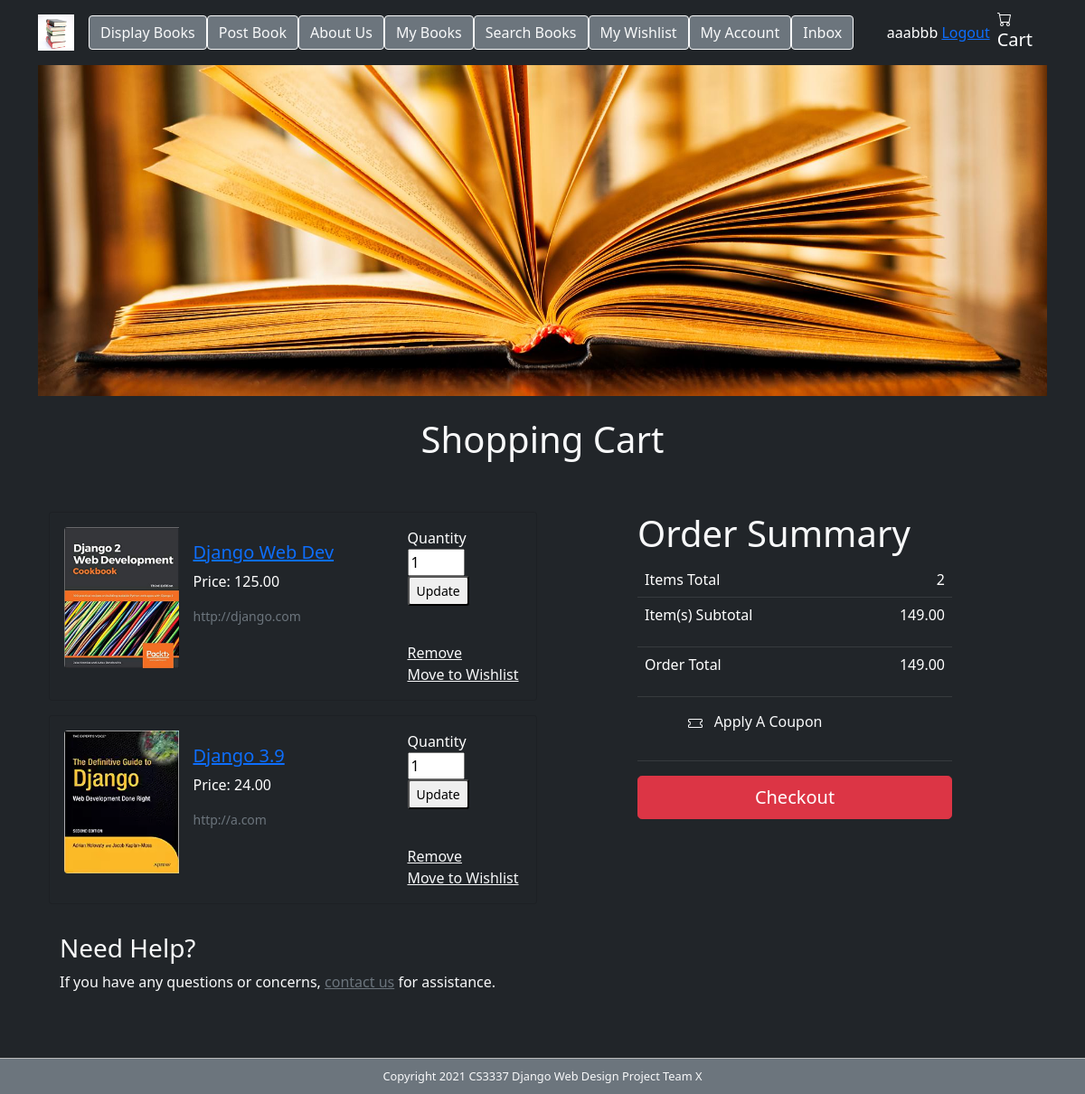
Screenshot of /shoppingcart (signed in) with the database file from the repository.
### bookMng/models.py (models this page shows, shortened)
class MainMenu(models.Model):
    item = models.CharField(max_length=200, unique=True)
    link = models.CharField(max_length=200, unique=True)

class CartItem(models.Model):
    book = models.ForeignKey(Book, blank=True, null=True, on_delete=models.CASCADE)
    username = models.ForeignKey(User, blank=True, null=True, on_delete=models.CASCADE)
    quantity = models.IntegerField(default=1)

class Book(models.Model):
    name = models.CharField(max_length=200)
    web = models.URLField(max_length=200)
    price = models.DecimalField(decimal_places=2, max_digits=6)
    publishdate = models.DateField(auto_now=True)
    picture = models.FileField(upload_to='bookEx/static/uploads')
    pic_path = models.CharField(max_length=300, editable=False, blank=True)
    username = models.ForeignKey(User, blank=True, null=True, on_delete=models.CASCADE)
    identification = models.CharField(max_length=200, default="")  # added

### bookMng/views.py (the view, shortened to what this page needs)
# urls.py: path('shoppingcart', views.shoppingcart, name='shoppingcart'),
@login_required(login_url=reverse_lazy('login'))
def shoppingcart(request):
    cart = CartItem.objects.all().filter(username=request.user)
    size = 0
    order_total = 0
    if 'couponcode' in request.POST:
        if request.POST.get('couponcode') == 'CS3337':
            order_total = order_total - 5
        if request.POST.get('couponcode') == 'holyfather':
            order_total = order_total - 69
    for c in cart:
        c.book.pic_path = c.book.picture.url[14:]
        size = size + c.quantity
        for n in range(1, c.quantity + 1):
            order_total = order_total + c.book.price
    return render(request,
                  'bookMng/shoppingcart.html',
                  {
                      'item_list': MainMenu.objects.all(),
                      'cart': cart,
                      'size': size,
                      'order_total': order_total,
                      'range': range(1, 6),
                  }
                  )

### bookEx/templates/bookMng/shoppingcart.html (shortened to what this page needs)
<link href="https://cdn.jsdelivr.net/npm/bootstrap@5.1.3/dist/css/bootstrap.min.css"
      rel="stylesheet"
 xmlns="http://www.w3.org/1999/html">
{% extends "base.html" %}
{% load static %}
{% block sidenav %}
    {% for item in item_list %}
        <li>
            <a href="{{ item.link}}">
                <button type="button" class="btn btn-secondary btn-outline-light">{{ item.item }}</button>
            </a>
        </li>
    {% endfor %}
{% endblock sidenav %}
{% block content %}
   <h1 align="center" class="pb-5 pt-4"> Shopping Cart  </h1>
  <div class="container">
  <div class="row">
      <div class="col-7">
    {% for item in cart %}
       <div class="card mb-3 text-white bg-dark " style="max-width: 540px; ">
           <div class="row g-0 p-3">
               <div class="col-md-3">
                   <img src="{% static item.book.pic_path %}" class="img-fluid rounded-start" alt="...">
               </div>
               <div class="col-md-6">
                   <div class="card-body">
                       <h5 class="card-title"><a href="book_detail/{{ item.book.id }}"> {{ item.book.name }}</a></h5>
                       <p class="card-text">Price: {{ item.book.price }}</p>
                       <p class="card-text"><small class="text-muted">{{ item.book.web }}</small></p>
                   </div>
               </div>
               <div class="col-md-3">
                   <form  action="shoppingcart?book_id={{ item.book.id }}" method="post">
                   Quantity
                   <br><input type="text" size="1px" name="quantity" value="{{ item.quantity }}"> <button class="btn-sm"> Update </button></input>
                   </form>
                   <br><a href="/shoppingcart_remove/{{ item.book.id }}" class="link-light"> Remove </a>
                   <br><a href="wishlist_add/{{ item.book.id }}" class="link-light"> Move to Wishlist</a>
               </div>
           </div>
       </div>
    {% endfor %}
          </div>
    <div class="col-4">
      <div  style="max-width: 540px; ">
          <h1>Order Summary </h1>
          <table align="center" class="table  table-dark " width="600">
                <tr>
                        <td>
                            Items Total
                        </td>
                        <td align="right">
                            {{ size }}
                        </td>
                </tr>
                <tr>
                        <td>
                            <p>Item(s) Subtotal </p>
                        </td>
                        <td align="right">
                            {{ order_total }}
                        </td>
                </tr>
                <tr>
                        <td>
                            <p>Order Total <br> </p>
                        </td>
                        <td align="right">
                            {{ order_total }}
                        </td>
                </tr>
                <tr>
                        <td colspan="2">
                            <p>
                                <a class="btn text-light d-grid gap-2"  data-bs-toggle="collapse" href="#collapse" role="button" aria-expanded="false" aria-controls="collapse">
                                    <span>
                                      &nbsp; Apply A Coupon      &nbsp; &nbsp;&nbsp; &nbsp;&nbsp; &nbsp;&nbsp;&nbsp; &nbsp; &nbsp;&nbsp;&nbsp;&nbsp;&nbsp;&nbsp;  </span>
                                </a>
                            </p>
                        </td>
                </tr>
          </table>
          <div class="d-grid gap-2"><a href="#" class="btn btn-danger btn-lg" role="button">Checkout</a></div>
      </div>
    </div>
  </div>
  <div class="container">
      <p>
          <h3> Need Help?</h3>
            If you have any questions or concerns, <a href="aboutus" class="link-secondary">contact us</a> for assistance.
      </p>
  </div>
{% endblock content%}

### bookEx/templates/base.html (shortened to what this page needs)
<link href="https://cdn.jsdelivr.net/npm/bootstrap@5.1.3/dist/css/bootstrap.min.css"
      rel="stylesheet"
>
{% load static %}
<!DOCTYPE html>
<html lang="en">
<head>
    <link href="{% static 'main.css' %}" rel="stylesheet" type="text/css">
</head>
<body class="container bg-dark text-light">
<div>
    <header>
        <div>
        <nav class="navbar navbar-expand-lg text-white bg-dark navbar-dark">
            <a class="navbar-brand" href="/"><img src="{% static 'logo.jpg' %}" width="40" height="40" alt="" /></a>
            <div class="collapse navbar-collapse" id="navbarNav">
                <ul class="navbar-nav ">
                    {% block sidenav %}{% endblock sidenav %}
                </ul>
            </div>
            <span class="p-2" style="float: right;">
                {% if user.is_authenticated %}
                    {{ user.username }}
                    <a href="{% url 'logout' %}?next=/">Logout</a>
                {% else %}
                     Not logged in
                    <a href="{% url 'login' %}?next=/">Login</a>
                {% endif %}
            </span>
            <a class="navbar-brand" href="/shoppingcart"></i><br>Cart</a>
        </nav>
        </div>
        <div id="topbanner" >
            <img src="{% static 'topbanner.jpg' %}" alt="" class="w-100 "/>
        </div>
    </header>
        {% block content %}{% endblock content %}
    <br><br><br><br>
    <footer id="footer" class="bg-secondary text-light fixed-bottom">
        Copyright 2021 CS3337 Django Web Design Project Team X
    </footer>
</div>
</body>
</html>

### bookEx/static/main.css (style rules this page uses)
#footer { text-align: center; font-size: 0.8em; margin-top: 5px; padding-top: 10px; padding-bottom: 10px; background-color: #FFFFFF; border-top: thin solid #BBBBBB; clear: both; color: #969696; }

### rows the page displays
MainMenu: item "Display Books"
MainMenu: item "Post Book"
MainMenu: item "About Us"
MainMenu: item "My Books"
MainMenu: item "Search Books"
MainMenu: item "My Wishlist"
MainMenu: item "My Account"
MainMenu: item "Inbox"
CartItem: book.name "Django Web Dev", book.price "125.00", book.web "http://django.com", quantity "1"
CartItem: book.name "Django 3.9", book.price "24.00", book.web "http://a.com", quantity "1"

### other values shown
{{ user.username }} "aaabbb"
{{ size }} "2"
{{ order_total }} "149.00"
